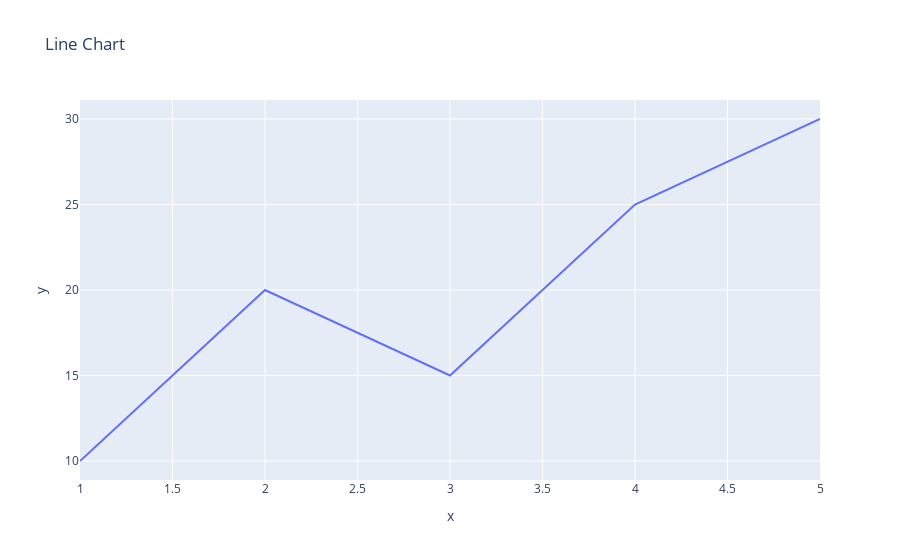

Notebook code cell kept with this figure:
### Code cell
import plotly.express as px
import pandas as pd

x = [1, 2, 3, 4, 5]
y = [10, 20, 15, 25, 30]

fig = px.line(x=x, y=y, title=" Line Chart")
fig.show()

### Figure 1 — Plotly figure (JSON) as saved in the notebook; plotly's stock layout.template omitted (floating-point values rounded to 4 significant figures)
{"data": [{"hovertemplate": "x=%{x}<br>y=%{y}<extra></extra>", "legendgroup": "", "line": {"color": "#636efa", "dash": "solid"}, "marker": {"symbol": "circle"}, "mode": "lines", "name": "", "orientation": "v", "showlegend": false, "type": "scatter", "x": [1, 2, 3, 4, 5], "xaxis": "x", "y": [10, 20, 15, 25, 30], "yaxis": "y"}], "layout": {"legend": {"tracegroupgap": 0}, "title": {"text": " Line Chart"}, "xaxis": {"anchor": "y", "domain": [0, 1], "title": {"text": "x"}}, "yaxis": {"anchor": "x", "domain": [0, 1], "title": {"text": "y"}}}}
